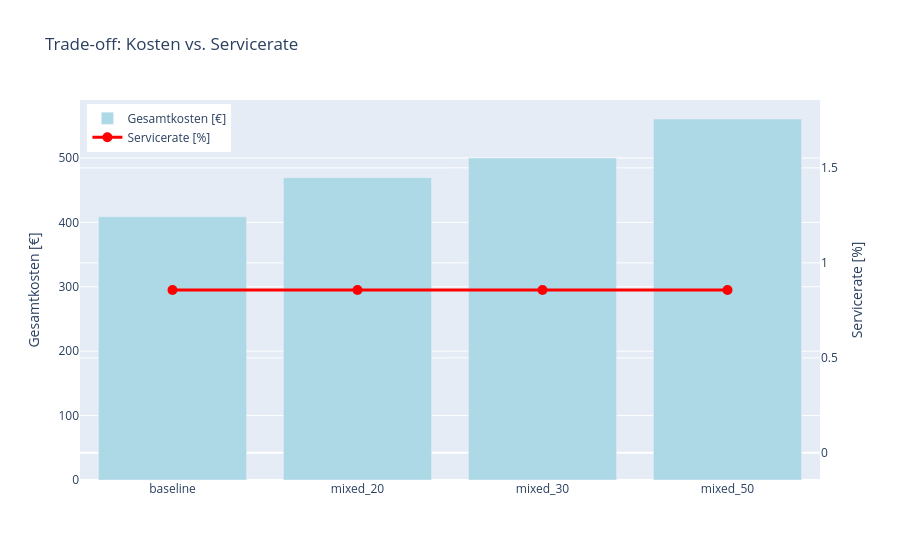

The notebook cell this image was saved under:
### Markdown cell above
## 5. Trade-off Analyse: Kosten vs. Servicerate

Wie steigen die Kosten mit höherem Anteil barrierefreier Fahrzeuge?

### Code cell
fig3 = go.Figure()
fig3.add_trace(go.Bar(
    x=result_df['Szenario'],
    y=result_df['Gesamtkosten [€]'],
    name='Gesamtkosten [€]',
    yaxis='y',
    marker_color='lightblue'
))
fig3.add_trace(go.Scatter(
    x=result_df['Szenario'],
    y=result_df['Servicerate [%]'],
    name='Servicerate [%]',
    yaxis='y2',
    mode='lines+markers',
    marker=dict(size=10, color='red'),
    line=dict(width=3)
))

fig3.update_layout(
    title='Trade-off: Kosten vs. Servicerate',
    yaxis=dict(title='Gesamtkosten [€]'),
    yaxis2=dict(title='Servicerate [%]', overlaying='y', side='right'),
    legend=dict(x=0.01, y=0.99)
)
fig3.show()

### Figure 1 — Plotly figure (JSON) as saved in the notebook; plotly's stock layout.template omitted (floating-point values rounded to 4 significant figures)
{"data": [{"marker": {"color": "lightblue"}, "name": "Gesamtkosten [€]", "type": "bar", "x": ["baseline", "mixed_20", "mixed_30", "mixed_50"], "y": [408.7, 469.4, 499.8, 560.5], "yaxis": "y"}, {"line": {"width": 3}, "marker": {"color": "red", "size": 10}, "mode": "lines+markers", "name": "Servicerate [%]", "type": "scatter", "x": ["baseline", "mixed_20", "mixed_30", "mixed_50"], "y": [0.8571, 0.8571, 0.8571, 0.8571], "yaxis": "y2"}], "layout": {"legend": {"x": 0.01, "y": 0.99}, "title": {"text": "Trade-off: Kosten vs. Servicerate"}, "yaxis": {"title": {"text": "Gesamtkosten [€]"}}, "yaxis2": {"overlaying": "y", "side": "right", "title": {"text": "Servicerate [%]"}}}}
